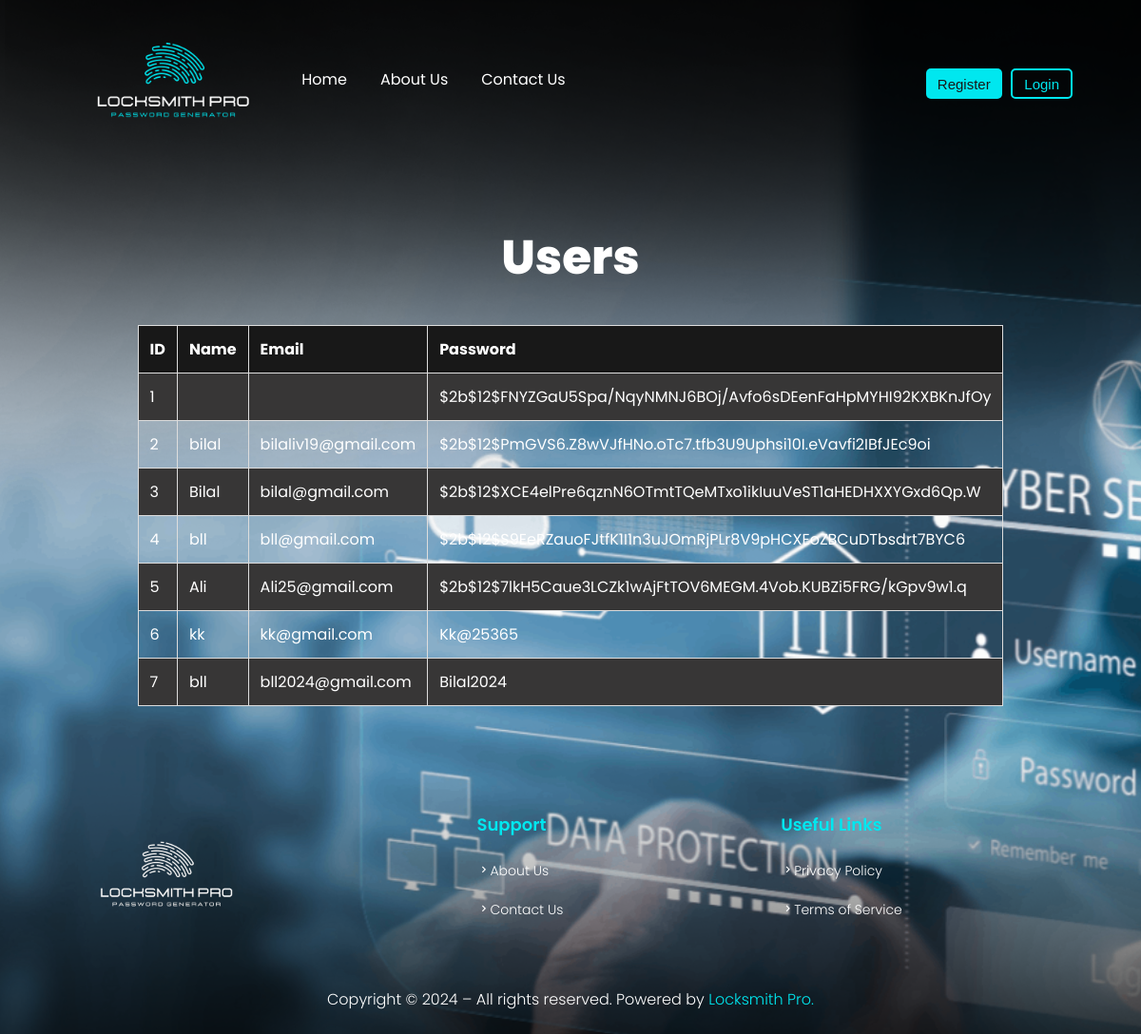
Screenshot of /users with the database file from the repository.
### models.py (models this page shows, shortened)
class User(db.Model):
    id = db.Column(db.Integer, primary_key=True)
    name = db.Column(db.String(100), nullable=False)
    email = db.Column(db.String(100), unique=True)
    password = db.Column(db.String(100))

### locksmith.py (the view)
@app.route('/users')
def users():
    all_users = User.query.all()
    return render_template('users.html', users = all_users)

### templates/users.html
{% extends 'base.html' %}
{% block content %}
<h1>Users</h1>
<table>
    <tr>
        <th>ID</th>
        <th>Name</th>
        <th>Email</th>
        <th>Password</th>
    </tr>
    {% for user in users %}
    <tr>
        <td>{{ user.id }}</th>
        <td onclick="copy(this)" >{{ user.name }}</td>
        <td onclick="copy(this)" >{{ user.email }}</td>
        <td onclick="copy(this)" >{{ user.password }}</td>
    </tr>
    {% endfor %}
</table>
{% endblock content %}

### templates/base.html (shortened to what this page needs)
<!DOCTYPE html>
<html lang="en">
<head>
    <link rel="stylesheet" href="static/styles.css">
    <link href='https://unpkg.com/boxicons@2.1.4/css/boxicons.min.css' rel='stylesheet'>
</head>
<body>
    <section class="header">
        <img src="{{ url_for('static', filename='img/1.png') }}" alt="logo">
        <nav class="header-menu">
            <ul class="nav-list">
                <li><a href="/">Home</a></li>
                <li><a href="/about">About Us</a></li>
                <li><a href="/contact">Contact Us</a></li>
            </ul>
        </nav>
        {% if session.logged_in %}
            <a href="/dashboard"><button id="bt1" >Dashboard</button></a>
            <a href="/logout" ><button id="bt2">Logout</button></a>
        {% else %}
            <a href="/register"><button id="bt1" >Register</button></a>
            <a href="/login"><button id="bt2" >Login</button></a>
        {% endif %}
    </section>
    {% block content %}{% endblock content %}
    <section class="footer">
        <img src="{{ url_for('static', filename='img/2.png') }}" alt="logo" id="logo">
        <div class="footer-menu">
            <div class="links">Support
                <nav class="info">
                    <a href="/about"><i class='bx bx-chevron-right'></i>About Us</a>
                    <a href="/contact"><i class='bx bx-chevron-right'></i>Contact Us</a>
                </nav>
            </div>
            <div class="links">Useful Links
                <nav class="info">
                    <a href="/privacy-policy"><i class='bx bx-chevron-right'></i>Privacy Policy</a>
                    <a href="/terms"><i class='bx bx-chevron-right'></i>Terms of Service</a>
                </nav>
            </div>
        </div>
    </section>
    <div class="copyright">
        <p>Copyright © 2024 – All rights reserved. Powered by <a href="#">Locksmith Pro.</a></p>
    </div>
</body>
</html>

### static/styles.css (style rules this page uses)
body { display: flex; flex-direction: column; background-color: black; justify-content: center; align-items: center; color: #fff; background-image: url(/Locksmith-Pro/static/img/background.png); }
.header { display: flex; justify-content: space-between; align-items: center; margin: 0 1rem; width: 90%; height: 10rem; margin-bottom: 2rem; }
.header img { width: 230px; }
.header-menu { color: #fff; display: flex; justify-content: space-between; align-items: center; padding: 10px 20px; width: 70%; }
.header .header-menu a { margin-right: 35px; color: #fff; font-size: 16px; font-family: Poppins, sans-serif; text-decoration: none; transition: .4s; }
.nav-list { list-style: none; display: flex; margin: 0; padding: 0; }
.nav-list li { display: inline; }
button { overflow: hidden; outline: none; border: none; border-radius: 5px; cursor: pointer; padding: 5px 12px; font-family: Poppins, sans-serif; margin: 0 0.3rem; }
#bt1 { background-color: #00E7EF; }
#bt2 { background-color: transparent; border: solid 2px #00E7EF; color: #00E7EF; }
h1 { font-family: Poppins, sans-serif; font-weight: 800; font-size: 50px; }
table { width: 70%; border-collapse: collapse; font-family: Poppins, sans-serif; }
th, td { padding: 12px; border: 1px solid #ddd; text-align: left; cursor: pointer; }
th { background-color: #181818; color: white; }
tr:nth-child(even) { background-color: #373636; }
.footer { display: flex; justify-content: space-between; align-items: center; margin: 5rem 0 0 1rem; width: 90%; }
.footer #logo { width: 200px; cursor: pointer; }
.footer-menu { display: flex; justify-content: start; align-items: start; grid-row: 20px; width: 60%; }
.footer-menu .links { width: 100%; font-size: 18px; color: #00E7EF; font-weight: 600; font-family: Poppins, sans-serif; }
.footer-menu .info { display: flex; flex-direction: column; margin: 15px 0; width: 100%; }
.footer .footer-menu .links .info a { margin-right: 25px; color: #fff; font-size: 14px; font-family: Poppins, sans-serif; font-weight: 300; text-decoration: none; transition: .4s; margin: 10px 0; }
.copyright { display: flex; margin: 0; padding: 0; justify-content: center; align-items: center; }
.copyright p { font-size: 16px; font-family: Poppins, sans-serif; font-weight: 300; }
.copyright p a { color: #00E7EF; text-decoration: none; transition: .4s; }
ul { list-style-type: disc; margin-left: 20px; }
ul li { margin-bottom: 10px; }
button { height: 2rem; background-color: #00E7EF; color: #181818; font-family: Poppies, sans-serif; font-weight: 500; overflow: none; border: none; border-radius: 5px; cursor: pointer; font-size: 15px; }

### rows the page displays
User: id "1", password "$2b$12$FNYZGaU5Spa/NqyNMNJ6BOj/Avfo6sDEenFaHpMYHI92KXBKnJfOy"
User: id "2", name "bilal", email "bilaliv19@gmail.com", password "$2b$12$PmGVS6.Z8wVJfHNo.oTc7.tfb3U9Uphsi10I.eVavfi2IBfJEc9oi"
User: id "3", name "Bilal", email "bilal@gmail.com", password "$2b$12$XCE4elPre6qznN6OTmtTQeMTxo1ikIuuVeST1aHEDHXXYGxd6Qp.W"
User: id "4", name "bll", email "bll@gmail.com", password "$2b$12$S9EeRZauoFJtfK1I1n3uJOmRjPLr8V9pHCXEoZBCuDTbsdrt7BYC6"
User: id "5", name "Ali", email "Ali25@gmail.com", password "$2b$12$7lkH5Caue3LCZk1wAjFtTOV6MEGM.4Vob.KUBZi5FRG/kGpv9w1.q"
User: id "6", name "kk", email "kk@gmail.com", password "Kk@25365"
User: id "7", name "bll", email "bll2024@gmail.com", password "Bilal2024"
